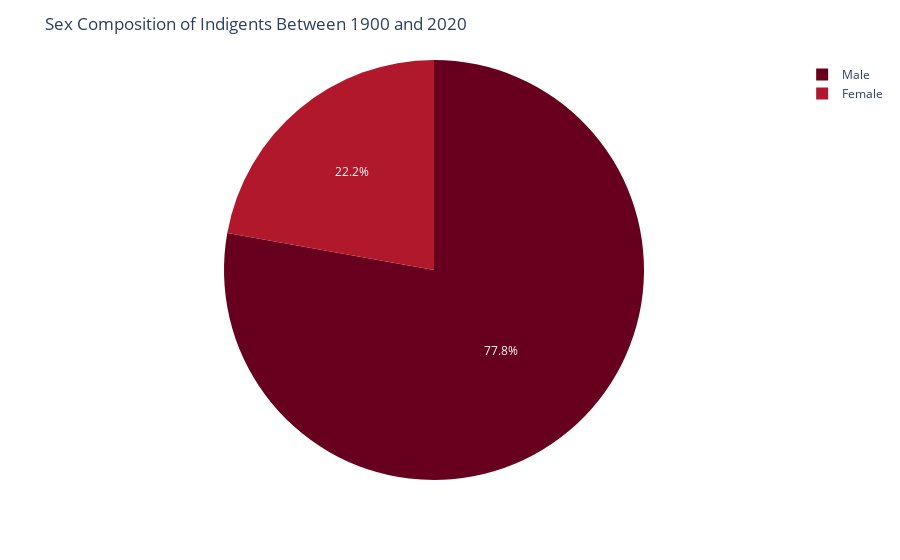

Notebook code cell kept with this figure:
### Code cell
fig = px.pie(sex_df, values=sex_df[0], names=['Male', 'Female'], color_discrete_sequence=px.colors.sequential.RdBu)
fig.update_layout(title="Sex Composition of Indigents Between 1900 and 2020")
fig.show()

### Figure 1 — Plotly figure (JSON) as saved in the notebook; plotly's stock layout.template omitted (floating-point values rounded to 4 significant figures)
{"data": [{"domain": {"x": [0, 1], "y": [0, 1]}, "hovertemplate": "label=%{label}<br>0=%{value}<extra></extra>", "labels": ["Male", "Female"], "legendgroup": "", "name": "", "showlegend": true, "type": "pie", "values": [15405, 4391]}], "layout": {"legend": {"tracegroupgap": 0}, "margin": {"t": 60}, "piecolorway": ["rgb(103,0,31)", "rgb(178,24,43)", "rgb(214,96,77)", "rgb(244,165,130)", "rgb(253,219,199)", "rgb(247,247,247)", "rgb(209,229,240)", "rgb(146,197,222)", "rgb(67,147,195)", "rgb(33,102,172)", "rgb(5,48,97)"], "title": {"text": "Sex Composition of Indigents Between 1900 and 2020"}}}
